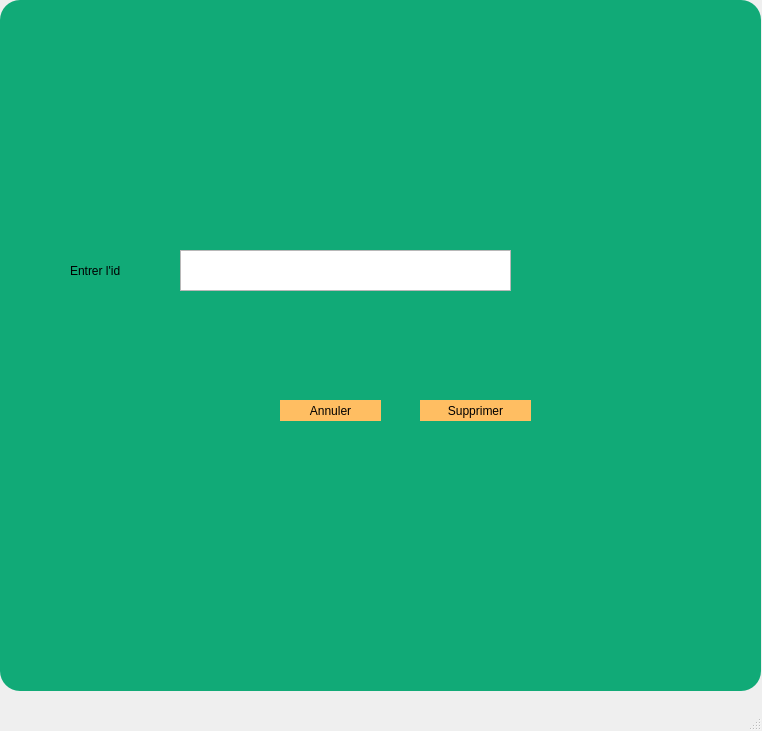
<?xml version="1.0" encoding="UTF-8"?>
<ui version="4.0">
 <class>deleteWindow</class>
 <widget class="QMainWindow" name="deleteWindow">
  <property name="geometry">
   <rect>
    <x>0</x>
    <y>0</y>
    <width>762</width>
    <height>731</height>
   </rect>
  </property>
  <property name="windowTitle">
   <string>MainWindow</string>
  </property>
  <widget class="QWidget" name="centralwidget">
   <widget class="QLabel" name="label">
    <property name="geometry">
     <rect>
      <x>70</x>
      <y>260</y>
      <width>121</width>
      <height>21</height>
     </rect>
    </property>
    <property name="text">
     <string>Entrer l'id</string>
    </property>
   </widget>
   <widget class="QPushButton" name="pushButton">
    <property name="geometry">
     <rect>
      <x>420</x>
      <y>400</y>
      <width>111</width>
      <height>21</height>
     </rect>
    </property>
    <property name="styleSheet">
     <string notr="true">#pushButton{

border-radius:20px;


background-color: #ffbe62
}

#pushButton:hover{
border-radius:20px;
font: 10pt 'Century Gothic';
background:#ffffff;


}</string>
    </property>
    <property name="text">
     <string>Supprimer</string>
    </property>
   </widget>
   <widget class="QGraphicsView" name="graphicsView_2">
    <property name="geometry">
     <rect>
      <x>0</x>
      <y>0</y>
      <width>761</width>
      <height>691</height>
     </rect>
    </property>
    <property name="styleSheet">
     <string notr="true">background-color:rgb(17, 170, 119);
border-radius: 20px;
</string>
    </property>
   </widget>
   <widget class="QPushButton" name="pushButton_2">
    <property name="geometry">
     <rect>
      <x>280</x>
      <y>400</y>
      <width>101</width>
      <height>21</height>
     </rect>
    </property>
    <property name="styleSheet">
     <string notr="true">#pushButton_2{

border-radius:20px;


background-color: #ffbe62
}

#pushButton_2:hover{
border-radius:20px;
font: 10pt 'Century Gothic';
background:#ffffff;


}</string>
    </property>
    <property name="text">
     <string>Annuler</string>
    </property>
   </widget>
   <widget class="QTextEdit" name="textEdit">
    <property name="geometry">
     <rect>
      <x>180</x>
      <y>250</y>
      <width>331</width>
      <height>41</height>
     </rect>
    </property>
   </widget>
   <zorder>graphicsView_2</zorder>
   <zorder>label</zorder>
   <zorder>pushButton</zorder>
   <zorder>pushButton_2</zorder>
   <zorder>textEdit</zorder>
  </widget>
  <widget class="QMenuBar" name="menubar">
   <property name="geometry">
    <rect>
     <x>0</x>
     <y>0</y>
     <width>762</width>
     <height>22</height>
    </rect>
   </property>
  </widget>
  <widget class="QStatusBar" name="statusbar"/>
 </widget>
 <resources/>
 <connections/>
</ui>
